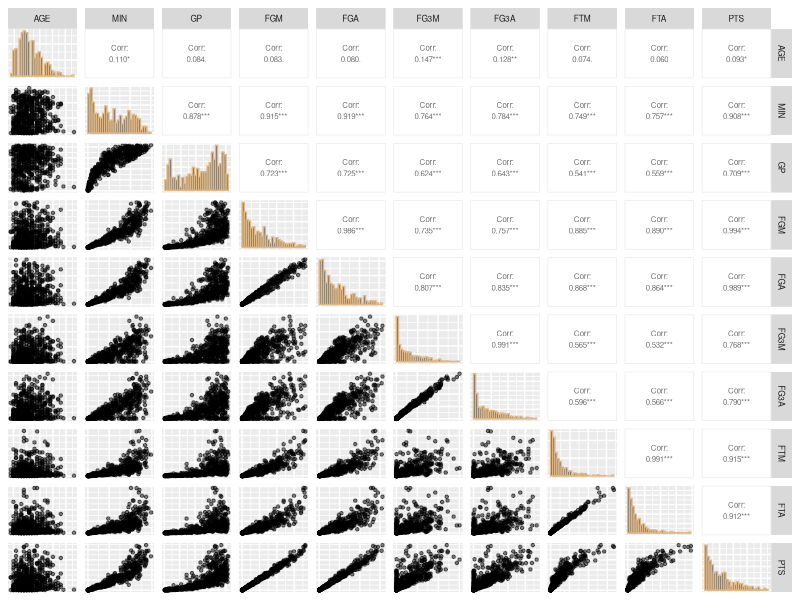
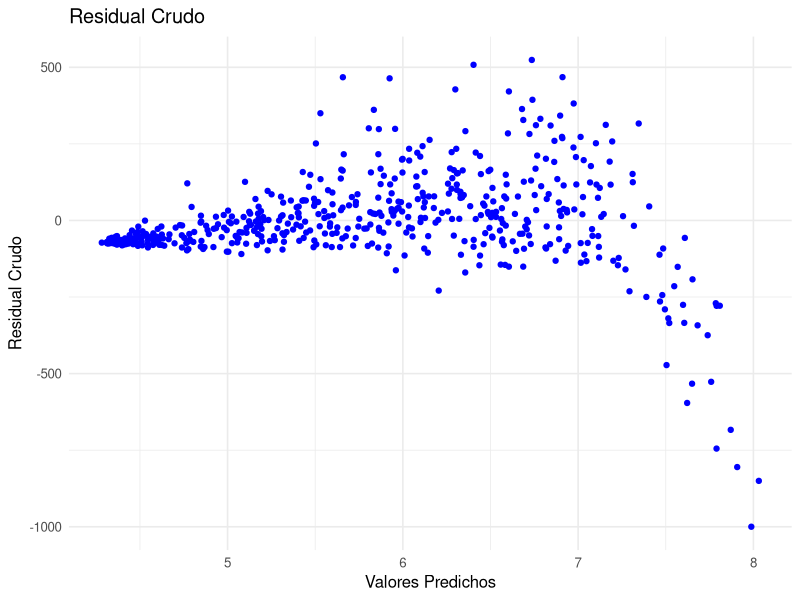
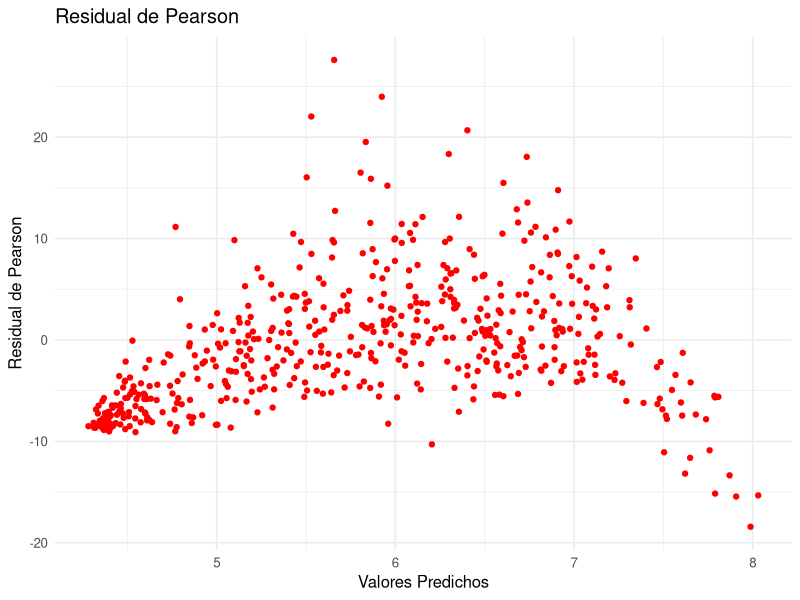
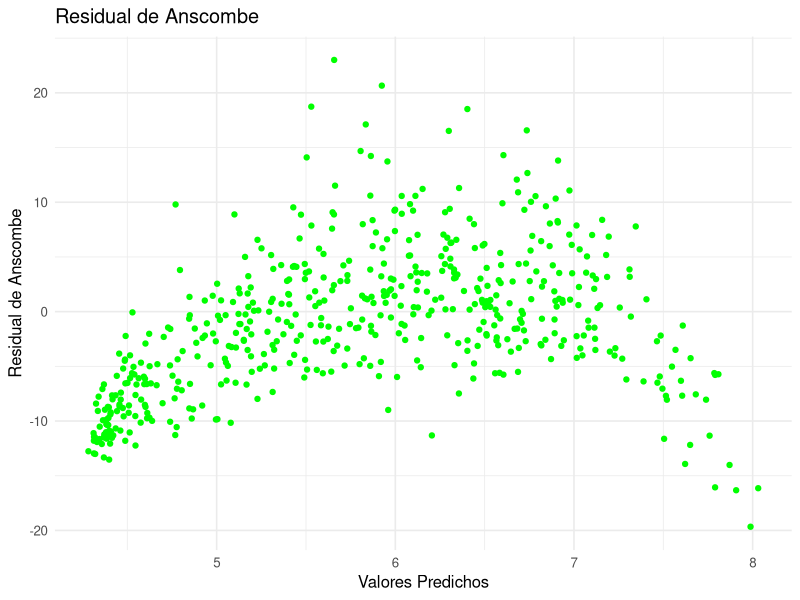
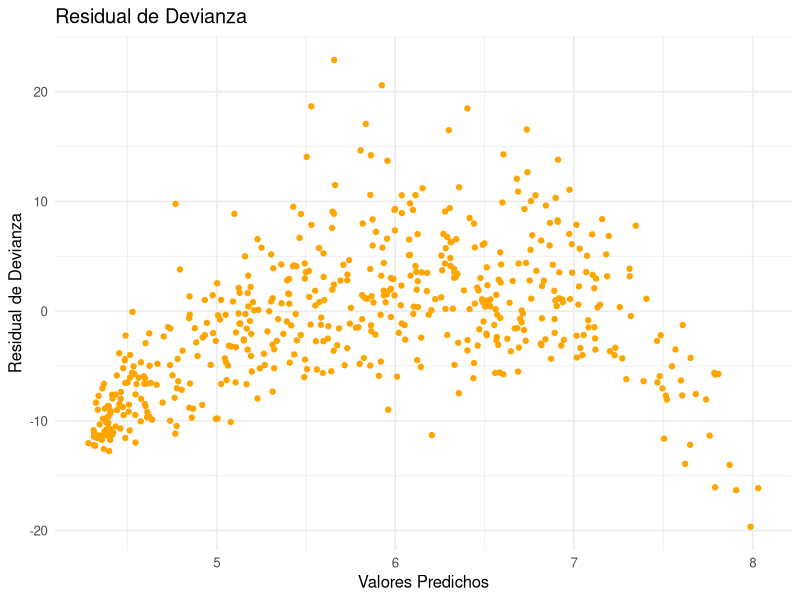
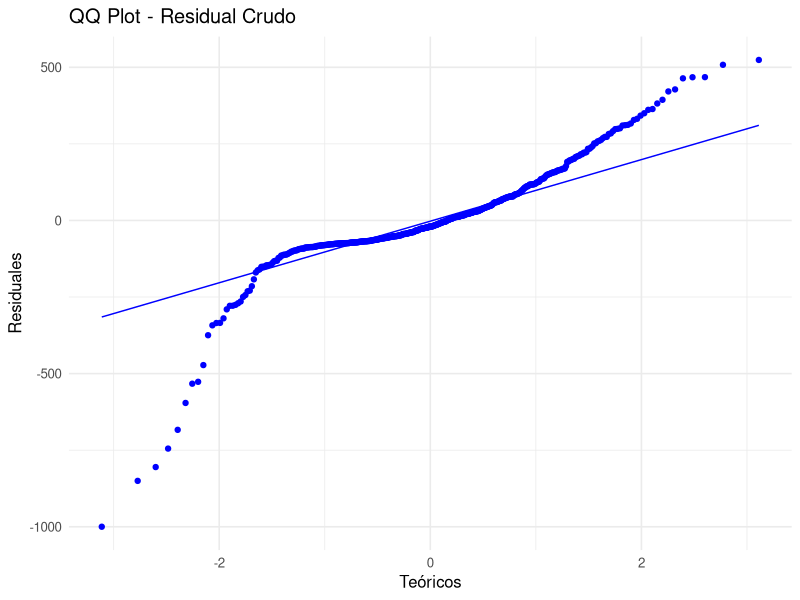
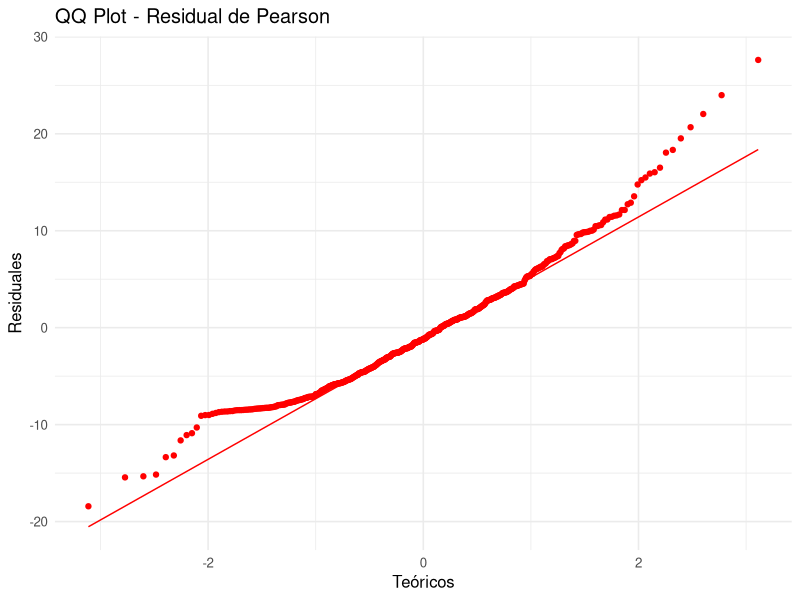
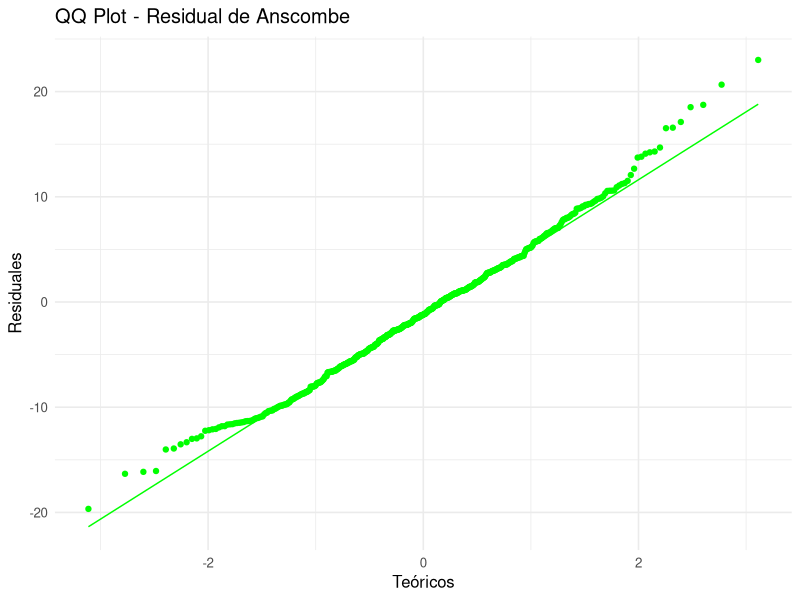

The R source for these figures, in order:
## ---- chunk 1
rm(list = ls())
## ---- chunk 2
#| output: false

library(GGally)
library(ggplot2)
library(dplyr)
library(readxl)
library(boot)
## ---- chunk 3
# Ìmportamos los datos y seleccionamos las variables de interés

players <- read_excel("players_202223.xlsx") %>% 
  select(AGE, MIN, GP, FGM, FGA, FG3M, FG3A, FTM, FTA, PTS)
## ---- chunk 4
#| message: false
#| out-width: 100%

players %>%
  ggpairs(
    upper = list(continuous = wrap("cor", size = 2)),
    diag = list(continuous = wrap("barDiag", colour = "burlywood")),
    lower = list(continuous = wrap("points", alpha = 0.5, shape = 20, 
                                   fill = "lightblue")),
    axisLabels = "none") + 
  theme(strip.text = element_text(size = 6))
## ---- chunk 5
# Matriz diseño y vector de la variable respuesta

x1 <- players %>% select(-last_col())
X <- model.matrix(~ ., data = x1) # Matriz diseño, con intercepto
y <- players$PTS # Variable respuesta
## ---- chunk 6
# Creación de la función

fisher_scoring_poisson <- function(y, X, beta_init, tol = 1e-7, max_iter = 100){
  # Nombramos un objeto donde se guardará el beta inicial (beta_init)
  beta <- beta_init
  # iniciamos el bucle 
  for (iter in 1:max_iter){
    # creamos un objeto "eta" que será la parte sistemática del modelo
    eta <- X %*% beta
    # creamos un objeto "mu" donde se guarda el despeje de la media de "eta"
    mu <- exp(eta)
    # creamos la matriz diagonal "W"
    W <- diag(as.vector(mu))
    # creamos el objeto z (variable de trabajo y^~)
    z <- eta + (y - mu) / mu
    # obtenemos el nuevo beta
    beta_new <- solve(t(X) %*% W %*% X) %*% (t(X) %*% W %*% z)
    
    # guardamos la matriz de varianzas y covarianzas de los betas
    
    cov_beta <- solve(t(X) %*% W %*% X)
    
    if (max(abs(beta_new - beta)) < tol) {
      message("El algoritmo convergió en la iteración ", iter)
      mu_hat <- as.vector(exp(X %*% beta_new))
      # residual crudo
      residual <- y - mu_hat
      # residual de pearson
      residual_pearson <- (y - mu_hat) / sqrt(mu_hat)
      #Residual Anscombe
      residual_anscombe <- (3/2) * (y^(2/3) - mu_hat^(2/3)) / (mu_hat^(1/6))
      # Residual de devianza
      residual_deviance <- sign(y - mu_hat) * 
        sqrt(2 * (y * log(ifelse(y == 0, 1, y / mu_hat)) - (y - mu_hat)))
      return(list( beta = as.vector(beta_new), predichos = mu_hat, covarianza = cov_beta,
                   residual = residual,
                   residual_pearson = residual_pearson,
                   residual_anscombe = residual_anscombe,
                   residual_deviance = residual_deviance))
    }
    
    beta <- beta_new
  }
  warning("El algoritmo no convergió")
  return(NULL)
}
## ---- chunk 7
beta_inicial <- c(log(mean(y)), rep(0, ncol(X)-1)) # beta inicial
regresion_poisson <- fisher_scoring_poisson(y = y, X = X, beta_init = beta_inicial)
## ---- chunk 8
names(regresion_poisson$beta) <- c("Intercept", "AGE", "MIN", "GP", "FGM",
                                   "FGA", "FG3M", "FG3A", "FTM", "FTA")
regresion_poisson$beta
## ---- chunk 9
modelo_poisson_glm <- glm(y ~ X - 1, family = poisson(link = "log"))

names(modelo_poisson_glm$coefficients) <- names(regresion_poisson$beta)
modelo_poisson_glm$coefficients
## ---- chunk 10
all.equal(regresion_poisson$beta, modelo_poisson_glm$coefficients)
## ---- chunk 11
all.equal(regresion_poisson$covarianza, vcov(modelo_poisson_glm))[3]
## ---- chunk 12
sqrt(diag(regresion_poisson$covarianza))
sqrt(diag(vcov(modelo_poisson_glm)))
## ---- chunk 13
df_residuals <- data.frame(
    AGE = players$AGE,
    MIN = players$MIN,
    GP = players$GP,
    FGM = players$FGM,
    FGA = players$FGA,
    FG3M = players$FG3M,
    FG3A = players$FG3A,
    FTM = players$FTM,
    FTA = players$FTA,
    predichos = regresion_poisson$predichos,
    residual = regresion_poisson$residual,
    residual_pearson = regresion_poisson$residual_pearson,
    residual_anscombe = regresion_poisson$residual_anscombe,
    residual_deviance = regresion_poisson$residual_deviance
  )
## ---- chunk 14
# Gráfico de los cuatro tipos de residuales

p1 <- ggplot(df_residuals, aes(x = log(predichos), y = residual)) +
    geom_point(color = 'blue') +
    labs(title = 'Residual Crudo', x = 'Valores Predichos', y = 'Residual Crudo') +
    theme_minimal(12)

p2 <- ggplot(df_residuals, aes(x = log(predichos), y = residual_pearson)) +
    geom_point(color = 'red') +
    labs(title = 'Residual de Pearson', x = 'Valores Predichos', y = 'Residual de Pearson') +
    theme_minimal(12)

p3 <- ggplot(df_residuals, aes(x = log(predichos), y = residual_anscombe)) +
    geom_point(color = 'green') +
    labs(title = 'Residual de Anscombe', x = 'Valores Predichos', y = 'Residual de Anscombe') +
    theme_minimal(12)

p4 <- ggplot(df_residuals, aes(x = log(predichos), y = residual_deviance)) +
    geom_point(color = 'orange') +
    labs(title = 'Residual de Devianza', x = 'Valores Predichos', y = 'Residual de Devianza') +
    theme_minimal(12)
## ---- chunk 15
#| layout-ncol: 2
#| out-width: 100%

p1; p2; p3; p4
## ---- chunk 16
# qq-plots de los residuales

qq1 <- ggplot(df_residuals, aes(sample = residual)) +
  stat_qq(color = "blue") +
  stat_qq_line(color = "blue") +
  labs(title = "QQ Plot - Residual Crudo", x = "Teóricos", y = "Residuales") +
  theme_minimal(12)

qq2 <- ggplot(df_residuals, aes(sample = residual_pearson)) +
  stat_qq(color = "red") +
  stat_qq_line(color = "red") +
  labs(title = "QQ Plot - Residual de Pearson", x = "Teóricos", y = "Residuales") +
  theme_minimal(12)

qq3 <- ggplot(df_residuals, aes(sample = residual_anscombe)) +
  stat_qq(color = "green") +
  stat_qq_line(color = "green") +
  labs(title = "QQ Plot - Residual de Anscombe", x = "Teóricos", y = "Residuales") +
  theme_minimal(12)

qq4 <- ggplot(df_residuals, aes(sample = residual_deviance)) +
  stat_qq(color = "orange") +
  stat_qq_line(color = "orange") +
  labs(title = "QQ Plot - Residual de Devianza", x = "Teóricos", y = "Residuales") +
  theme_minimal(12)
## ---- chunk 17
#| layout-ncol: 2
#| out-width: 100%

qq1; qq2; qq3; qq4
## ---- chunk 18
a1 <- ggplot(df_residuals, aes(x = AGE, y = residual_pearson)) +
    geom_point(color = 'black', alpha = 0.6) +
    labs(title = 'Residual de Pearson', x = 'AGE', y = 'Residual de Pearson') +
    theme_minimal(13)

a2 <- ggplot(df_residuals, aes(x = MIN, y = residual_pearson)) +
    geom_point(color = 'black', alpha = 0.6) +
    labs(title = 'Residual de Pearson', x = 'MIN', y = 'Residual de Pearson') +
    theme_minimal(13)

a3 <- ggplot(df_residuals, aes(x = GP, y = residual_pearson)) +
    geom_point(color = 'black', alpha = 0.6) +
    labs(title = 'Residual de Pearson', x = 'GP', y = 'Residual de Pearson') +
    theme_minimal(13)

a4 <- ggplot(df_residuals, aes(x = FGM, y = residual_pearson)) +
    geom_point(color = 'black', alpha = 0.6) +
    labs(title = 'Residual de Pearson', x = 'FGM', y = 'Residual de Pearson') +
    theme_minimal(13)

a5 <- ggplot(df_residuals, aes(x = FGA, y = residual_pearson)) +
    geom_point(color = 'black', alpha = 0.6) +
    labs(title = 'Residual de Pearson', x = 'FGA', y = 'Residual de Pearson') +
    theme_minimal(13)

a6 <- ggplot(df_residuals, aes(x = FG3M, y = residual_pearson)) +
    geom_point(color = 'black', alpha = 0.6) +
    labs(title = 'Residual de Pearson', x = 'FG3M', y = 'Residual de Pearson') +
    theme_minimal(13)

a7 <- ggplot(df_residuals, aes(x = FG3A, y = residual_pearson)) +
    geom_point(color = 'black', alpha = 0.6) +
    labs(title = 'Residual de Pearson', x = 'FG3A', y = 'Residual de Pearson') +
    theme_minimal(13)

a8 <- ggplot(df_residuals, aes(x = FTM, y = residual_pearson)) +
    geom_point(color = 'black', alpha = 0.6) +
    labs(title = 'Residual de Pearson', x = 'FTM', y = 'Residual de Pearson') +
    theme_minimal(13)

a9 <- ggplot(df_residuals, aes(x = FTA, y = residual_pearson)) +
    geom_point(color = 'black', alpha = 0.6) +
    labs(title = 'Residual de Pearson', x = 'FTA', y = 'Residual de Pearson') +
    theme_minimal(13)
## ---- chunk 19
#| layout-nrow: 3
#| out-width: 100%

a1; a2; a3; a4; a5; a6; a7; a8; a9
## ---- chunk 20
crabs <- data.frame(
  
  C = as.factor(c(2,3,3,2,2,1,2,1,3,2,2,2,1,2,2,2,2,3,3,2,2,2,2,3,3,2,2,2,2,3,
                  3,3,2,3,2,2,2,3,3,2,2,1,1,3,3,3,2,2,3,3,3,3,2,2,3,2,3,2,1,3,
                  2,3,1,1,2,2,3,2,3,2,3,2,2,2,3,3,2,2,1,2,2,2,1,2,2,3,2,2,1,2,
                  3,3,3,3,3,1,3,2,3,2)),
  
  S = as.factor(c(3,3,3,3,1,2,1,1,2,2,1,3,1,1,1,2,2,2,2,2,2,1,2,3,3,1,3,1,1,3,
                  3,3,3,2,2,1,1,3,2,1,3,3,1,2,3,2,1,1,3,1,2,3,2,2,1,2,1,1,3,1,
                  3,3,1,1,2,1,2,2,2,2,1,3,3,3,3,2,2,1,1,2,2,2,2,3,3,3,3,3,3,3,
                  3,2,3,3,3,3,3,3,2,1)),
  
  W = c(28.3,26.0,26.0,21.0,21.0,25.0,26.0,24.9,25.0,24.7,26.5,24.8,24.9,26.0,
        28.7,30.3,26.2,27.5,30.0,28.2,30.5,30.3,30.0,26.2,28.5,29.5,27.0,29.0,
        28.7,26.5,26.5,27.3,26.3,30.0,29.0,27.2,27.0,26.5,26.5,25.5,26.5,26.5,
        22.0,27.3,26.6,25.0,25.0,30.2,28.7,24.9,24.5,25.2,24.0,22.9,26.2,24.4,
        26.3,24.5,27.9,30.5,28.2,27.6,23.0,23.9,22.9,25.8,25.8,24.1,28.0,26.0,
        24.5,24.5,24.2,28.5,24.7,29.0,27.0,23.7,27.0,24.2,24.2,25.1,27.5,29.3,
        26.3,29.4,26.2,26.2,24.1,27.0,26.5,28.5,24.7,25.2,25.3,25.3,29.3,27.4,
        28.0,24.5),
  
  Wt = c(3.05,2.60,2.45,1.85,2.05,2.30,2.10,2.10,2.00,1.90,2.80,2.10,2.10,2.50,
         3.20,3.60,2.20,2.75,3.05,2.95,3.50,3.00,3.40,2.30,2.40,2.55,2.25,2.30,
         3.20,1.30,1.97,2.90,2.30,3.05,3.30,2.75,2.25,2.00,2.20,2.25,1.97,1.60,
         1.90,2.90,2.30,2.10,2.10,3.28,3.20,2.30,2.05,2.10,2.00,1.60,2.40,1.90,
         2.05,1.95,3.05,3.20,2.80,2.85,3.00,1.85,1.90,2.20,2.20,1.80,2.62,2.30,
         2.00,2.00,2.20,3.00,2.55,3.10,2.95,1.80,2.00,2.20,1.65,1.80,2.30,3.23,
         2.90,3.10,2.30,2.17,1.95,2.63,2.35,3.00,2.55,2.00,1.90,1.90,3.23,2.90,
         3.00,2.00),
  
  Sa = c(8,4,3,0,0,3,0,1,3,0,4,0,1,1,0,4,3,0,5,4,6,4,4,0,3,0,3,0,0,0,1,1,2,4,0,
         4,4,0,0,0,0,0,0,1,1,2,0,2,1,0,0,1,0,0,0,0,0,1,0,3,3,2,3,0,0,0,2,1,0,1,
         0,0,0,1,0,4,1,0,3,3,3,0,6,12,0,3,0,2,1,4,0,1,0,1,2,2,5,4,2,0)
)
## ---- chunk 21
#| out-width: 100%
#| layout-ncol: 2

ggplot(crabs, aes(x = C, y = Sa)) +
  geom_jitter(width = 0.2, alpha = 0.6, color = "blue") +
  geom_boxplot(alpha = 0, color = "black") +  # overlay transparent boxplot
  labs(title = "Número de satélites vs Color",
       x = "Color",
       y = "Número de satélites") +
  theme_minimal()

ggplot(crabs, aes(x = S, y = Sa)) +
  geom_jitter(width = 0.2, alpha = 0.6, color = "red") +
  geom_boxplot(alpha = 0, color = "black") +
  labs(title = "Número de satélites vs Condición de la espina",
       x = "Condición de la espina",
       y = "Número de satélites") +
  theme_minimal()

## ---- chunk 22
#| message: false
#| out-width: 100%

crabs[,-c(1,2)] %>%
  ggpairs(
    upper = list(continuous = wrap("cor", size = 3)),
    diag = list(continuous = wrap("barDiag", colour = "burlywood")),
    lower = list(continuous = wrap("points", alpha = 0.5, shape = 20, 
                                   fill = "lightblue")),
    axisLabels = "none")
## ---- chunk 23
X.c <- model.matrix(~., data=crabs[,-5])
modelos_crangrejos <- fisher_scoring_poisson(crabs[,5], X = X.c,
                                  beta_init = c(log(mean(crabs[,5])), rep(0, ncol(X.c)-1)))
## ---- chunk 24
names(modelos_crangrejos$beta) <- c("Intercept", "C2", "C3" , "S2", "S3" , "W", "Wt")
modelos_crangrejos$beta
## ---- chunk 25
modelo_cangrejos_glm <- glm(crabs[,5] ~ X.c - 1, family = poisson(link = "log"))

names(modelo_cangrejos_glm$coefficients) <- names(modelos_crangrejos$beta)
modelo_cangrejos_glm$coefficients
## ---- chunk 26
all.equal(modelos_crangrejos$covarianza, vcov(modelo_cangrejos_glm))[3]
## ---- chunk 27
sqrt(diag(modelos_crangrejos$covarianza))
sqrt(diag(vcov(modelo_cangrejos_glm)))
## ---- chunk 28
df_residuals.c <- data.frame(
    C=crabs$C,
    S=crabs$S,
    W=crabs$W,
    Wt=crabs$Wt,
    predichos = modelos_crangrejos$predichos,
    residual = modelos_crangrejos$residual,
    residual_pearson = modelos_crangrejos$residual_pearson,
    residual_anscombe = modelos_crangrejos$residual_anscombe,
    residual_deviance = modelos_crangrejos$residual_deviance
  )
## ---- chunk 29
# Gráfico de los tres tipos de residuales

c1 <- ggplot(df_residuals.c, aes(x = log(predichos), y = residual)) +
    geom_point(color = 'blue') +
    labs(title = 'Residual Crudo', x = 'Valores Predichos', y = 'Residual Crudo') +
    theme_minimal(12)

c2 <- ggplot(df_residuals.c, aes(x = log(predichos), y = residual_pearson)) +
    geom_point(color = 'red') +
    labs(title = 'Residual de Pearson', x = 'Valores Predichos', y = 'Residual de Pearson') +
    theme_minimal(12)

c3 <- ggplot(df_residuals.c, aes(x = log(predichos), y = residual_anscombe)) +
    geom_point(color = 'green') +
    labs(title = 'Residual de Anscombe', x = 'Valores Predichos', y = 'Residual de Anscombe') +
    theme_minimal(12)

c4 <- ggplot(df_residuals.c, aes(x = log(predichos), y = residual_deviance)) +
    geom_point(color = 'orange') +
    labs(title = 'Residual de Devianza', x = 'Valores Predichos', y = 'Residual de Devianza') +
    theme_minimal(12)
## ---- chunk 30
#| layout-ncol: 2
#| out-width: 100%

c1; c2; c3; c4
## ---- chunk 31
# qq-plots de los residuales

qq1 <- ggplot(df_residuals.c, aes(sample = residual)) +
  stat_qq(color = "blue") +
  stat_qq_line(color = "blue") +
  labs(title = "QQ Plot - Residual Crudo", x = "Teóricos", y = "Residuales") +
  theme_minimal(12)

qq2 <- ggplot(df_residuals.c, aes(sample = residual_pearson)) +
  stat_qq(color = "red") +
  stat_qq_line(color = "red") +
  labs(title = "QQ Plot - Residual de Pearson", x = "Teóricos", y = "Residuales") +
  theme_minimal(12)

qq3 <- ggplot(df_residuals.c, aes(sample = residual_anscombe)) +
  stat_qq(color = "green") +
  stat_qq_line(color = "green") +
  labs(title = "QQ Plot - Residual de Anscombe", x = "Teóricos", y = "Residuales") +
  theme_minimal(12)

qq4 <- ggplot(df_residuals.c, aes(sample = residual_deviance)) +
  stat_qq(color = "orange") +
  stat_qq_line(color = "orange") +
  labs(title = "QQ Plot - Residual de Devianza", x = "Teóricos", y = "Residuales") +
  theme_minimal(12)
## ---- chunk 32
#| layout-ncol: 2
#| out-width: 100%

qq1; qq2; qq3; qq4
## ---- chunk 33
# Gráfico de los residuales de Pearson contra las covariables

c1 <- ggplot(df_residuals.c, aes(x = S, y = residual_pearson)) +
    geom_point(color = 'blue') +
    labs(title = 'Residual de Pearson', x = '(S)', y = 'Residual de Pearson') +
    theme_minimal(12)

c2 <- ggplot(df_residuals.c, aes(x = W, y = residual_pearson)) +
    geom_point(color = 'red') +
    labs(title = 'Residual de Pearson', x = '(W)', y = 'Residual de Pearson') +
    theme_minimal(12)

c3 <- ggplot(df_residuals.c, aes(x = Wt, y = residual_pearson)) +
    geom_point(color = 'green') +
    labs(title = 'Residual de Pearson', x = '(Wt)', y = 'Residual de Pearson') +
    theme_minimal(12)

c4 <- ggplot(df_residuals.c, aes(x = C, y = residual_pearson)) +
    geom_point(color = 'orange') +
    labs(title = 'Residual de Pearson', x = '(C)', y = 'Residual de Pearson') +
    theme_minimal(12)
## ---- chunk 34
#| layout-ncol: 2
#| out-width: 100%

c1; c2; c3; c4
## ---- chunk 35
X_completa <- model.matrix(Sa
  ~ C + S + W + Wt +
    C:S + C:W + C:Wt +
    S:W + S:Wt,
  data = crabs
)

# Ajustar modelo con Fisher Scoring
modelos_crangrejos_interactions <- fisher_scoring_poisson(
  crabs[,5],
  X = X_completa,
  beta_init = c(log(mean(crabs[,5])), rep(0, ncol(X_completa)-1)
))

# Nombres para los coeficientes (incluyendo términos de interacción)
names(modelos_crangrejos_interactions$beta) <- colnames(X_completa)
modelos_crangrejos_interactions$beta
## ---- chunk 36
modelo_cangre_completo_glm <- glm(Sa
  ~ C + S + W + Wt +
    C:S + C:W + C:Wt +
    S:W + S:Wt,
  data = crabs,
family = poisson(link = "log"))

names(modelo_cangre_completo_glm$coefficients) <- names(modelos_crangrejos_interactions$beta)
modelo_cangre_completo_glm$coefficients
## ---- chunk 37
df_residuals.c.interac <- data.frame(
    C=crabs$C,
    S=crabs$S,
    W=crabs$W,
    Wt=crabs$Wt,
    predichos = modelos_crangrejos_interactions$predichos,
    residual = modelos_crangrejos_interactions$residual,
    residual_pearson = modelos_crangrejos_interactions$residual_pearson,
    residual_anscombe = modelos_crangrejos_interactions$residual_anscombe,
    residual_deviance = modelos_crangrejos_interactions$residual_deviance
  )
## ---- chunk 38
# Gráfico de los cuatro tipos de residuales

c1 <- ggplot(df_residuals.c.interac, aes(x = log(predichos), y = residual)) +
    geom_point(color = 'blue') +
    labs(title = 'Residual Crudo', x = 'Valores Predichos', y = 'Residual Crudo') +
    theme_minimal(12)

c2 <- ggplot(df_residuals.c.interac, aes(x = log(predichos), y = residual_pearson)) +
    geom_point(color = 'red') +
    labs(title = 'Residual de Pearson', x = 'Valores Predichos', y = 'Residual de Pearson') +
    theme_minimal(12)

c3 <- ggplot(df_residuals.c.interac, aes(x = log(predichos), y = residual_anscombe)) +
    geom_point(color = 'green') +
    labs(title = 'Residual de Anscombe', x = 'Valores Predichos', y = 'Residual de Anscombe') +
    theme_minimal(12)

c4 <- ggplot(df_residuals.c.interac, aes(x = log(predichos), y = residual_deviance)) +
    geom_point(color = 'orange') +
    labs(title = 'Residual de Devianza', x = 'Valores Predichos', y = 'Residual de Devianza') +
    theme_minimal(12)
## ---- chunk 39
#| layout-ncol: 2
#| out-width: 100%

c1; c2; c3; c4
## ---- chunk 40
## Población binomial
# Parámetros
set.seed(1040)
n <- 100
beta <- c(0, 0.2)
## ---- chunk 41
# Simulación de datos
xbin <- runif(n, min = 0, max = 10)
X2 <- model.matrix(~ xbin)  # Incluye intercepto automáticamente
eta <- X2 %*% beta
## ---- chunk 42
# Dataset simulado
pi <- exp(eta)/(1+exp(eta))
yb <- c()
for (i in 1:n) {
  yb[i] <- rbinom(1,size = 1,prob = pi[i])
}

data_bin <- tibble(y = yb, x = xbin)
## ---- chunk 43
#| out-width: 80%

ggplot(data_bin, aes(x = x, y = y)) +
    geom_jitter(height = 0.02, width = 0, 
                alpha = 0.6, size = 3, color = "#1f77b4") +
  ggtitle("Distribución binomial - Datos simulados") +
  theme_minimal(12)
## ---- chunk 44
# Creación de la función
fisher_scoring_binomial <- function(y, X, beta_init, tol = 1e-5, max_iter = 100) {
  beta <- beta_init
  for (iter in 1:max_iter) {
    eta <- X %*% beta
    
    pi <- exp(eta) / (1 + exp(eta))
    pi <- pmax(pmin(pi, 1 - 1e-10), 1e-10)
    
    W <- diag(as.vector(pi * (1 - pi)))
    
    z <- eta + (y - pi) / (pi * (1 - pi))
    
    beta_new <- tryCatch({
      solve(t(X) %*% W %*% X) %*% (t(X) %*% W %*% z)
    }, error = function(e) {
      stop("Fallo al invertir la matriz. ¿X tiene multicolinealidad?")
    })
    
    # guardamos la matriz de varianzas y covarianzas de los betas
    cov_beta <- solve(t(X) %*% W %*% X)
    
    if (max(abs(beta_new - beta), na.rm = TRUE) < tol) {
      message("Convergió en iteración ", iter)
      pi_hat <- exp(X %*% beta_new) / (1 + exp(X %*% beta_new))
      pi_hat <- pmax(pmin(pi_hat, 1 - 1e-10), 1e-10) 
      # Resdiaul crudo
      residual <- y-pi_hat
      # Residual de pearson
      residual_pearson <- (y - pi_hat) / sqrt(pi_hat)
      # Residual de Anscombe
      residual_anscombe <- (3/2) *
        (y^(2/3) * (1 - y)^(2/3) - pi_hat^(2/3) * 
           (1 - pi_hat)^(2/3)) / (pi_hat * (1 - pi_hat))^(1/6)
      # Residual de devianza
      # Handle y=0 and y=1 cases for deviance
      dev <- ifelse(y == 0, 2 * pi_hat, ifelse(y == 1, 2 * (1 - pi_hat),
                    sqrt(2 * (y * log(y / pi_hat) + (1 - y) * log((1 - y) / (1 - pi_hat))))))
      residual_deviance <- sign(y - pi_hat) * sqrt(dev)
      return(list(beta = as.vector(beta_new), predichos = pi_hat,
                  covarianza = cov_beta,
                  residual = residual,
                  residual_pearson = residual_pearson,
                  residual_anscombe = residual_anscombe,
                  residual_deviance = residual_deviance))
    }
    
    beta <- beta_new
  }
  warning("No convergió")
  return(as.vector(beta))
}
## ---- chunk 45
# Ejecutamos la función

beta_binomial <- fisher_scoring_binomial(y = yb, X = X2, 
                                         beta_init = rep(0.01, ncol(X2)))

# Estimación de los parámetros del modelo

names(beta_binomial$beta) <- colnames(X2)
beta_binomial$beta
## ---- chunk 46
modelo_logistico <- glm(yb ~ X2 - 1, family = binomial(link = "logit"))

modelo_logistico$coefficients
## ---- chunk 47
beta_binomial$covarianza; vcov(modelo_logistico)
## ---- chunk 48
df_residuals.sim <- data.frame(
    xbin = xbin,
    predichos = beta_binomial$predichos,
    residual = beta_binomial$residual,
    residual_pearson = beta_binomial$residual_pearson,
    residual_anscombe = beta_binomial$residual_anscombe,
    residual_deviance = beta_binomial$residual_deviance
  )
## ---- chunk 49
# Gráfico de los tres tipos de residuales

p1 <- ggplot(df_residuals.sim, aes(x = logit(predichos), y = residual)) +
    geom_point(color = 'blue') +
    labs(title = 'Residual Crudo', x = 'Valores Predichos', y = 'Residual Crudo') +
    theme_minimal(12)

p2 <- ggplot(df_residuals.sim, aes(x = logit(predichos), y = residual_pearson)) +
    geom_point(color = 'red') +
    labs(title = 'Residual de Pearson', x = 'Valores Predichos', y = 'Residual de Pearson') +
    theme_minimal(12)

p3 <- ggplot(df_residuals.sim, aes(x = logit(predichos), y = residual_anscombe)) +
    geom_point(color = 'green') +
    labs(title = 'Residual de Anscombe', x = 'Valores Predichos', y = 'Residual de Anscombe') +
    theme_minimal(12)

p4 <- ggplot(df_residuals.sim, aes(x = logit(predichos), y = residual_deviance)) +
    geom_point(color = 'orange') +
    labs(title = 'Residual de Devianza', x = 'Valores Predichos', y = 'Residual de Devianza') +
    theme_minimal(12)
## ---- chunk 50
#| layout-ncol: 2
#| out-width: 100%

p1; p2; p3; p4
## ---- chunk 51
# qq-plots de los residuales

qq1 <- ggplot(df_residuals.sim, aes(sample = residual)) +
  stat_qq(color = "blue") +
  stat_qq_line(color = "blue") +
  labs(title = "QQ Plot - Residual Crudo", x = "Teóricos", y = "Residuales") +
  theme_minimal(12)

qq2 <- ggplot(df_residuals.sim, aes(sample = residual_pearson)) +
  stat_qq(color = "red") +
  stat_qq_line(color = "red") +
  labs(title = "QQ Plot - Residual de Pearson", x = "Teóricos", y = "Residuales") +
  theme_minimal(12)

qq3 <- ggplot(df_residuals.sim, aes(sample = residual_anscombe)) +
  stat_qq(color = "green") +
  stat_qq_line(color = "green") +
  labs(title = "QQ Plot - Residual de Anscombe", x = "Teóricos", y = "Residuales") +
  theme_minimal(12)

qq4 <- ggplot(df_residuals.sim, aes(sample = residual_deviance)) +
  stat_qq(color = "orange") +
  stat_qq_line(color = "orange") +
  labs(title = "QQ Plot - Residual de Devianza", x = "Teóricos", y = "Residuales") +
  theme_minimal(12)
## ---- chunk 52
#| layout-ncol: 2
#| out-width: 100%

qq1; qq2; qq3; qq4
## ---- chunk 53
res_xbin <- ggplot(df_residuals.sim, aes(x = xbin, y = residual_pearson)) +
    geom_point(color = 'black', alpha = 0.6) +
    labs(title = 'Residual de Pearson', x = 'xbin', y = 'Residual de Pearson') +
    theme_minimal(13)
## ---- chunk 54
#| out-width: 80%
res_xbin
## ---- chunk 55
TURB=c(300,250,190,160,560,150,160,270,450,210,420,550,1200,420,500,
       150,200,390,380,140,170,1110,140,150,870,720,430,550)

COL=c(100,100,50,70,200,100,100,70,130,100,100,250,250,100,120,75,50,
      140,120,50,110,100,80,90,150,200,100,200)

ALCA=c(49,43,51,52,44,48,55,43,56,51,46,65,43,53,48,45,52,52,39,54,52,51,55,50,49,44,48,40)

PH=c(8.33,7.64,7.62,7.62,8.19,7.90,7.60,8.07,7.53,7.72,7.90,7.68,7.93,
     7.90,8.01,7.71,7.66,8.09,8.17,8.16,7.58,8.06,7.51,7.56,7.60,8.18,7.20,7.55)

TEM=c(25,27,28,26,25,26,26,24,27,27,26,27,26,26,27,27,26,27,26,25,27,23,27,27,27,23,26,27)

POL=c(0,0,0,0,0,0,0,0,0,0,1,1,1,1,0,0,0,0,0,0,0,1,0,0,1,1,1,1)
## ---- chunk 56
Xbin2 <- model.matrix(~ TURB+COL+ALCA+PH+TEM)

regresión_logistica_agua <- fisher_scoring_binomial(y = POL,X = Xbin2,
                              beta_init = c(log(mean(POL)/(1-mean(POL))), rep(0,ncol(Xbin2)-1)),
                              max_iter = 500)

names(regresión_logistica_agua$beta) <- colnames(Xbin2)
## ---- chunk 57
regresión_logistica_agua$beta

modelo <- glm(formula = POL ~ TURB+COL+ALCA+PH+TEM, family = 'binomial')
summary(modelo)
modelo$coefficients
## ---- chunk 58
all.equal(regresión_logistica_agua$covarianza, vcov(modelo))
## ---- chunk 59
df_residuals.agua <- data.frame(
    predichos = regresión_logistica_agua$predichos,
    residual = regresión_logistica_agua$residual,
    residual_pearson = regresión_logistica_agua$residual_pearson,
    residual_anscombe = regresión_logistica_agua$residual_anscombe,
    residual_deviance = regresión_logistica_agua$residual_deviance
  )
## ---- chunk 60
# Gráfico de los tres tipos de residuales

p1 <- ggplot(df_residuals.agua, aes(x = logit(predichos), y = residual)) +
    geom_point(color = 'blue') +
    labs(title = 'Residual Crudo', x = 'Valores Predichos', y = 'Residual Crudo') +
    ylim(-1, 1) + 
    theme_minimal(12)

p2 <- ggplot(df_residuals.agua, aes(x = logit(predichos), y = residual_pearson)) +
    geom_point(color = 'red') +
    labs(title = 'Residual de Pearson', x = 'Valores Predichos', y = 'Residual de Pearson') +
    ylim(-1, 1.1) +
    theme_minimal(12)

p3 <- ggplot(df_residuals.agua, aes(x = logit(predichos), y = residual_anscombe)) +
    geom_point(color = 'green') +
    labs(title = 'Residual de Anscombe', x = 'Valores Predichos', y = 'Residual de Anscombe') +
    ylim(-3.1, 1.3) +
    theme_minimal(12)

p4 <- ggplot(df_residuals.agua, aes(x = logit(predichos), y = residual_deviance)) +
    geom_point(color = 'orange') +
    labs(title = 'Residual de Devianza', x = 'Valores Predichos', y = 'Residual de Devianza') +
    ylim(-1.3, 1.15) +
    theme_minimal(12)
## ---- chunk 61
#| layout-ncol: 2
#| out-width: 100%

p1; p2; p3; p4
## ---- chunk 62
# qq-plots de los residuales

qq1 <- ggplot(df_residuals.agua, aes(sample = residual)) +
  stat_qq(color = "blue") +
  stat_qq_line(color = "blue") +
  labs(title = "QQ Plot - Residual Crudo", x = "Teóricos", y = "Residuales") +
  theme_minimal(12)

qq2 <- ggplot(df_residuals.agua, aes(sample = residual_pearson)) +
  stat_qq(color = "red") +
  stat_qq_line(color = "red") +
  labs(title = "QQ Plot - Residual de Pearson", x = "Teóricos", y = "Residuales") +
  theme_minimal(12)

qq3 <- ggplot(df_residuals.agua, aes(sample = residual_anscombe)) +
  stat_qq(color = "green") +
  stat_qq_line(color = "green") +
  labs(title = "QQ Plot - Residual de Anscombe", x = "Teóricos", y = "Residuales") +
  theme_minimal(12)

qq4 <- ggplot(df_residuals.agua, aes(sample = residual_deviance)) +
  stat_qq(color = "orange") +
  stat_qq_line(color = "orange") +
  labs(title = "QQ Plot - Residual de Devianza", x = "Teóricos", y = "Residuales") +
  theme_minimal(12)
## ---- chunk 63
#| layout-ncol: 2
#| out-width: 100%

qq1; qq2; qq3; qq4
## ---- chunk 64
modelo2 <- glm(formula = POL ~ TURB, family = 'binomial')
modelo2$coefficients
## ---- chunk 65
summary(modelo2)
## ---- chunk 66
df_residuals.agua2 <- data.frame(
    TURB = TURB,
    predichos = fitted(modelo2),
    residual = residuals(modelo2, type = "response"),
    residual_pearson = residuals(modelo2, type = "pearson"),
    residual_deviance = residuals(modelo2, type = "deviance")
  )
## ---- chunk 67
# Gráfico de los tres tipos de residuales

p1 <- ggplot(df_residuals.agua2, aes(x = logit(predichos), y = residual)) +
    geom_point(color = 'blue') +
    labs(title = 'Residual Crudo', x = 'Valores Predichos', y = 'Residual Crudo') +
    # ylim(-1, 1) + 
    theme_minimal(13)

p2 <- ggplot(df_residuals.agua2, aes(x = logit(predichos), y = residual_pearson)) +
    geom_point(color = 'red') +
    labs(title = 'Residual de Pearson', x = 'Valores Predichos', y = 'Residual de Pearson') +
    # ylim(-1, 1.1) +
    theme_minimal(13)

p3 <- ggplot(df_residuals.agua2, aes(x = logit(predichos), y = residual_deviance)) +
    geom_point(color = 'orange') +
    labs(title = 'Residual de Devianza', x = 'Valores Predichos', y = 'Residual de Devianza') +
    # ylim(-1.3, 1.15) +
    theme_minimal(13)
## ---- chunk 68
#| layout-ncol: 3
#| out-width: 100%

p1; p2; p3
## ---- chunk 69
res_turb1 <- ggplot(df_residuals.agua2, aes(x = TURB, y = residual)) +
    geom_point(color = 'black', alpha = 0.6) +
    labs(title = 'Residual crudo', x = 'Turbiedad', y = 'Residual crudo') +
    theme_minimal(13)

res_turb2 <- ggplot(df_residuals.agua2, aes(x = TURB, y = residual_pearson)) +
    geom_point(color = 'black', alpha = 0.6) +
    labs(title = 'Residual de Pearson', x = 'Turbiedad', y = 'Residual de Pearson') +
    theme_minimal(13)

res_turb3 <- ggplot(df_residuals.agua2, aes(x = TURB, y = residual_deviance)) +
    geom_point(color = 'black', alpha = 0.6) +
    labs(title = 'Residual de Devianza', x = 'Turbiedad', y = 'Residual de Devianza') +
    theme_minimal(13)
## ---- chunk 70
#| out-width: 100%
#| layout-ncol: 3

res_turb1; res_turb2; res_turb3
## ---- chunk 71
# Creación de la función
fisher_scoring_probit <- function(y, X, beta_init, tol = 1e-5, max_iter = 100) {
  beta <- beta_init
  for (iter in 1:max_iter) {
    eta <- X %*% beta
    
    # Link probit
    pi <- pnorm(eta)
    pi <- pmin(pmax(pnorm(eta), 1e-10), 1 - 1e-10)
    
    d_pi <- dnorm(eta)  # derivada de pnorm = densidad normal estándar
    
    # Matriz de pesos (diagonal)
    W <- diag(as.vector((d_pi^2) / (pi * (1 - pi))))
    
    z <- eta + (y - pi) / d_pi
    
    beta_new <- tryCatch({
      solve(t(X) %*% W %*% X) %*% (t(X) %*% W %*% z)
    }, error = function(e) {
      stop("Fallo al invertir la matriz. ¿X tiene multicolinealidad?")
    })
    
    # guardamos la matriz de varianzas y covarianzas de los betas
    cov_beta <- solve(t(X) %*% W %*% X)
    
    if (max(abs(beta_new - beta), na.rm = TRUE) < tol) {
      message("Convergió en iteración ", iter)
       pi_hat <- pnorm(X %*% beta_new)
      # Resdiaul crudo
      residual <- y-pi_hat
      # Residual de pearson
      residual_pearson <- (y - pi_hat) / sqrt(pi_hat)
      # Residual de Anscombe
      residual_anscombe <- (3/2) *
        (y^(2/3) * (1 - y)^(2/3) - pi_hat^(2/3) * 
           (1 - pi_hat)^(2/3)) / (pi_hat * (1 - pi_hat))^(1/6)
      # Residual de devianza
      # Handle y=0 and y=1 cases for deviance
      dev <- dev <- ifelse(y == 0, 2 * log(1 / (1 - pi_hat)),
             ifelse(y == 1, 2 * log(1 / pi_hat),
             2 * (y * log(y / pi_hat) + (1 - y) * log((1 - y) / (1 - pi_hat)))))
      residual_deviance <- sign(y - pi_hat) * sqrt(dev)
      return(list(beta = as.vector(beta_new), predichos = pi_hat,
                  covarianza = cov_beta,
                  residual = residual,
                  residual_pearson = residual_pearson,
                  residual_anscombe = residual_anscombe,
                  residual_deviance = residual_deviance))
    }
    
    beta <- beta_new
  }
  warning("No convergió")
  return(as.vector(beta))
}
## ---- chunk 72
fisher_probit <- fisher_scoring_probit(y = POL,X = Xbin2,beta_init = c(mean(POL)/(1-mean(POL)), rep(0,ncol(Xbin2)-1)),max_iter = 500)
fisher_probit$beta
## ---- chunk 73
modelo_probit <- glm(formula = POL ~ TURB+COL+ALCA+PH+TEM, family = binomial(link = "probit"))
summary(modelo_probit)
## ---- chunk 74
all.equal(fisher_probit$covarianza, vcov(modelo_probit))
## ---- chunk 75
modelo_probit2 <- glm(formula = POL ~ TURB+PH, family = binomial(link = "probit"))
summary(modelo_probit2)
## ---- chunk 76
df_residuals.agua3 <- data.frame(
    TURB = TURB,
    predichos = fitted(modelo_probit2),
    residual = residuals(modelo_probit2, type = "response"),
    residual_pearson = residuals(modelo_probit2, type = "pearson"),
    residual_deviance = residuals(modelo_probit2, type = "deviance")
  )
## ---- chunk 77
# Gráfico de los tres tipos de residuales

p1 <- ggplot(df_residuals.agua3, aes(x = predichos, y = residual)) +
    geom_point(color = 'blue') +
    labs(title = 'Residual Crudo', x = 'Valores Predichos', y = 'Residual Crudo') +
    # ylim(-1, 1) + 
    theme_minimal(13)

p2 <- ggplot(df_residuals.agua3, aes(x = predichos, y = residual_pearson)) +
    geom_point(color = 'red') +
    labs(title = 'Residual de Pearson', x = 'Valores Predichos', y = 'Residual de Pearson') +
    # ylim(-1, 1.1) +
    theme_minimal(13)

p3 <- ggplot(df_residuals.agua3, aes(x = predichos, y = residual_deviance)) +
    geom_point(color = 'orange') +
    labs(title = 'Residual de Devianza', x = 'Valores Predichos', y = 'Residual de Devianza') +
    # ylim(-1.3, 1.15) +
    theme_minimal(13)
## ---- chunk 78
#| layout-ncol: 3
#| out-width: 100%

p1; p2; p3
## ---- chunk 79
res_turb1 <- ggplot(df_residuals.agua3, aes(x = TURB, y = residual)) +
    geom_point(color = 'black', alpha = 0.6) +
    labs(title = 'Residual crudo', x = 'Turbiedad', y = 'Residual crudo') +
    theme_minimal(13)

res_turb2 <- ggplot(df_residuals.agua3, aes(x = TURB, y = residual_pearson)) +
    geom_point(color = 'black', alpha = 0.6) +
    labs(title = 'Residual de Pearson', x = 'Turbiedad', y = 'Residual de Pearson') +
    theme_minimal(13)

res_turb3 <- ggplot(df_residuals.agua3, aes(x = TURB, y = residual_deviance)) +
    geom_point(color = 'black', alpha = 0.6) +
    labs(title = 'Residual de Devianza', x = 'Turbiedad', y = 'Residual de Devianza') +
    theme_minimal(13)
## ---- chunk 80
#| out-width: 100%
#| layout-ncol: 3

res_turb1; res_turb2; res_turb3
## ---- chunk 81
res_PH1 <- ggplot(df_residuals.agua3, aes(x = PH, y = residual)) +
    geom_point(color = 'black', alpha = 0.6) +
    labs(title = 'Residual crudo', x = 'PH', y = 'Residual crudo') +
    theme_minimal(13)

res_PH2 <- ggplot(df_residuals.agua3, aes(x = PH, y = residual_pearson)) +
    geom_point(color = 'black', alpha = 0.6) +
    labs(title = 'Residual de Pearson', x = 'PH', y = 'Residual de Pearson') +
    theme_minimal(13)

res_PH3 <- ggplot(df_residuals.agua3, aes(x = PH, y = residual_deviance)) +
    geom_point(color = 'black', alpha = 0.6) +
    labs(title = 'Residual de Devianza', x = 'PH', y = 'Residual de Devianza') +
    theme_minimal(13)
## ---- chunk 82
#| out-width: 100%
#| layout-ncol: 3

res_PH1; res_PH2; res_PH3
## ---- chunk 83
# Creación de la función link loglog
fisher_scoring_loglog <- function(y, X, beta_init, tol = 1e-6, max_iter = 100) {
  beta <- beta_init
  for (iter in 1:max_iter) {
    eta <- X %*% beta
    
    # Link log-log: pi = exp(-exp(-eta))
    pi <- exp(-exp(-eta))
    pi <- pmin(pmax(pi, 1e-10), 1 - 1e-10)
    
    # Derivada de la inversa del link 
    d_pi <- exp(-eta) * exp(-exp(-eta))
    
    # Matriz de pesos (diagonal)
    W <- diag(as.vector((d_pi^2) / (pi * (1 - pi))))
    
    # Variable de trabajo z
    z <- eta + (y - pi) / d_pi
    
    # Actualización de beta
    beta_new <- tryCatch({
      solve(t(X) %*% W %*% X) %*% (t(X) %*% W %*% z)
    }, error = function(e) {
      stop("Fallo al invertir la matriz. ¿X tiene multicolinealidad?")
    })
    
    cov_beta <- solve(t(X) %*% W %*% X)
    
    if (max(abs(beta_new - beta), na.rm = TRUE) < tol) {
      message("Convergió en iteración ", iter)
      pi_hat <- exp(-exp(X %*% beta_new))
      
      # Residuales
      residual <- y - pi_hat
      residual_pearson <- (y - pi_hat) / sqrt(pi_hat * (1 - pi_hat))
      dev <- ifelse(y == 0, 2 * log(1 / (1 - pi_hat)),
                  ifelse(y == 1, 2 * log(1 / pi_hat),
                         2 * (y * log(y / pi_hat) + (1 - y) * log((1 - y) / (1 - pi_hat)))))
      residual_deviance <- sign(y - pi_hat) * sqrt(dev)
      
      return(list(beta = as.vector(beta_new), 
                  predichos = pi_hat,
                  covarianza = cov_beta,
                  residual = residual,
                  residual_pearson = residual_pearson,
                  residual_deviance = residual_deviance))
    }
    
    beta <- beta_new
  }
  warning("No convergió")
  return(as.vector(beta))
}
## ---- chunk 84
# Usando la función creada 
fisher_loglog <- fisher_scoring_loglog(y = POL, X = Xbin2, beta_init = c(mean(POL)/(1-mean(POL)), rep(0, ncol(Xbin2) - 1)), max_iter = 500)
# Coeficientes de nuestra función
fisher_loglog$beta
## ---- chunk 85
# Extraer errores estándar (raíz cuadrada de la diagonal de la matriz de covarianza)
errores_estandar <- sqrt(diag(fisher_loglog$covarianza))

# Calcular estadísticos z (beta / error estándar)
z_stats <- fisher_loglog$beta / errores_estandar

# Calcular p-valores (prueba bilateral, distribución normal estándar)
p_values <- 2 * pnorm(abs(z_stats), lower.tail = FALSE)

# Crear un data.frame con los resultados
resultados <- data.frame(
  Coeficiente = fisher_loglog$beta,
  Error_Estándar = errores_estandar,
  z_valor = z_stats,
  p_valor = p_values
)

# Mostrar resultados
print(resultados)
## ---- chunk 86
# Usando la función glm de R con el link "cloglog"
POL_invertido <- 1 - POL
modelo_cloglog <- glm(formula = POL_invertido ~ TURB+COL+ALCA+PH+TEM, family = binomial(link = "cloglog"))
# Negativo de los coeficientes de glm
summary(modelo_cloglog)
-coef(modelo_cloglog)
## ---- chunk 87
all.equal(fisher_loglog$covarianza, vcov(modelo_cloglog))
## ---- chunk 88
# Usamos el modelo cloglog de glm para obtener los resultados
modelo_cloglog2 <- glm(formula = POL_invertido ~ TURB+PH, family = binomial(link = "cloglog"))
summary(modelo_cloglog2)

# Obtenemos nuestros coeficientes finales negando los de glm
beta_corregidos <- -coef(modelo_cloglog2)
print(beta_corregidos)
## ---- chunk 89
# Usamos el modelo cloglog de glm para obtener los resultados
modelo_cloglog2 <- glm(formula = POL_invertido ~ TURB, family = binomial(link = "cloglog"))
summary(modelo_cloglog2)

# Obtenemos nuestros coeficientes finales negando los de glm
beta_corregidos <- -coef(modelo_cloglog2)
print(beta_corregidos)
## ---- chunk 90
df_residuals.agua_loglog <- data.frame(
    TURB = TURB,
    PH = PH,
    predichos = fitted(modelo_cloglog2),
    residual = residuals(modelo_cloglog2, type = "response"),
    residual_pearson = residuals(modelo_cloglog2, type = "pearson"),
    residual_deviance = residuals(modelo_cloglog2, type = "deviance")
)

# Gráfico de los tres tipos de residuales vs. valores predichos
p1_loglog <- ggplot(df_residuals.agua_loglog, aes(x = predichos, y = residual)) +
    geom_point(color = 'blue') +
    labs(title = 'Residual Crudo', x = 'Valores Predichos', y = 'Residual Crudo') +
    theme_minimal(13)

p2_loglog <- ggplot(df_residuals.agua_loglog, aes(x = predichos, y = residual_pearson)) +
    geom_point(color = 'red') +
    labs(title = 'Residual de Pearson', x = 'Valores Predichos', y = 'Residual de Pearson') +
    theme_minimal(13)

p3_loglog <- ggplot(df_residuals.agua_loglog, aes(x = predichos, y = residual_deviance)) +
    geom_point(color = 'orange') +
    labs(title = 'Residual de Devianza', x = 'Valores Predichos', y = 'Residual de Devianza') +
    theme_minimal(13)
## ---- chunk 91
#| layout-ncol: 3
#| out-width: 100%
p1_loglog; p2_loglog; p3_loglog
## ---- chunk 92
# Gráficos de residuales vs Turbiedad
res_turb1_loglog <- ggplot(df_residuals.agua_loglog, aes(x = TURB, y = residual_deviance)) +
    geom_point(color = 'black', alpha = 0.6) +
    labs(title = 'Residual de Devianza vs. Turbiedad', x = 'Turbiedad', y = 'Residual de Devianza') +
    theme_minimal(13)

# Gráficos de residuales vs PH
res_PH1_loglog <- ggplot(df_residuals.agua_loglog, aes(x = PH, y = residual_deviance)) +
    geom_point(color = 'black', alpha = 0.6) +
    labs(title = 'Residual de Devianza vs. PH', x = 'PH', y = 'Residual de Devianza') +
    theme_minimal(13)
## ---- chunk 93
#| layout-ncol: 2
#| out-width: 100%
res_turb1_loglog; res_PH1_loglog
## ---- chunk 94
summary(modelo_probit2)
sum(modelo_probit2$residuals^2)
summary(modelo_cloglog2)
sum(modelo_cloglog2$residuals^2)
summary(modelo2)
sum(modelo2$residuals^2)
